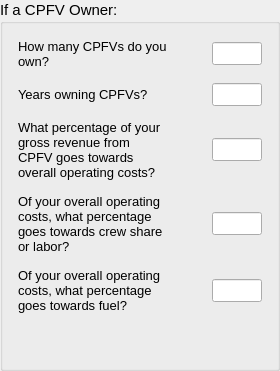
        <widget class="QGroupBox" name="vessel_info_2" >
         <property name="font" >
          <font>
           <pointsize>11</pointsize>
          </font>
         </property>
         <property name="title" >
          <string>If a CPFV Owner:</string>
         </property>
         <layout class="QVBoxLayout" >
          <item>
           <widget class="QWidget" native="1" name="ves_license_4" >
            <property name="font" >
             <font>
              <pointsize>10</pointsize>
             </font>
            </property>
            <layout class="QHBoxLayout" >
             <property name="spacing" >
              <number>4</number>
             </property>
             <property name="leftMargin" >
              <number>4</number>
             </property>
             <property name="topMargin" >
              <number>4</number>
             </property>
             <property name="rightMargin" >
              <number>4</number>
             </property>
             <property name="bottomMargin" >
              <number>4</number>
             </property>
             <item>
              <widget class="QLabel" name="federal_vessel_id_text_3" >
               <property name="minimumSize" >
                <size>
                 <width>150</width>
                 <height>0</height>
                </size>
               </property>
               <property name="maximumSize" >
                <size>
                 <width>150</width>
                 <height>16777215</height>
                </size>
               </property>
               <property name="font" >
                <font>
                 <pointsize>10</pointsize>
                </font>
               </property>
               <property name="text" >
                <string>How many CPFVs do you own?</string>
               </property>
               <property name="wordWrap" >
                <bool>true</bool>
               </property>
              </widget>
             </item>
             <item>
              <spacer>
               <property name="orientation" >
                <enum>Qt::Horizontal</enum>
               </property>
               <property name="sizeHint" >
                <size>
                 <width>40</width>
                 <height>20</height>
                </size>
               </property>
              </spacer>
             </item>
             <item>
              <widget class="QLineEdit" name="cpfv_num_own_line" >
               <property name="enabled" >
                <bool>true</bool>
               </property>
               <property name="minimumSize" >
                <size>
                 <width>50</width>
                 <height>0</height>
                </size>
               </property>
               <property name="maximumSize" >
                <size>
                 <width>50</width>
                 <height>16777215</height>
                </size>
               </property>
               <property name="font" >
                <font>
                 <pointsize>10</pointsize>
                </font>
               </property>
               <property name="text" >
                <string/>
               </property>
              </widget>
             </item>
            </layout>
           </widget>
          </item>
          <item>
           <widget class="QWidget" native="1" name="ves_license_5" >
            <property name="font" >
             <font>
              <pointsize>10</pointsize>
             </font>
            </property>
            <layout class="QHBoxLayout" >
             <property name="spacing" >
              <number>4</number>
             </property>
             <property name="leftMargin" >
              <number>4</number>
             </property>
             <property name="topMargin" >
              <number>4</number>
             </property>
             <property name="rightMargin" >
              <number>4</number>
             </property>
             <property name="bottomMargin" >
              <number>4</number>
             </property>
             <item>
              <widget class="QLabel" name="federal_vessel_id_text_4" >
               <property name="minimumSize" >
                <size>
                 <width>150</width>
                 <height>0</height>
                </size>
               </property>
               <property name="maximumSize" >
                <size>
                 <width>150</width>
                 <height>16777215</height>
                </size>
               </property>
               <property name="font" >
                <font>
                 <pointsize>10</pointsize>
                </font>
               </property>
               <property name="text" >
                <string>Years owning CPFVs?</string>
               </property>
               <property name="wordWrap" >
                <bool>true</bool>
               </property>
              </widget>
             </item>
             <item>
              <spacer>
               <property name="orientation" >
                <enum>Qt::Horizontal</enum>
               </property>
               <property name="sizeHint" >
                <size>
                 <width>40</width>
                 <height>20</height>
                </size>
               </property>
              </spacer>
             </item>
             <item>
              <widget class="QLineEdit" name="cpfv_yr_own_line" >
               <property name="enabled" >
                <bool>true</bool>
               </property>
               <property name="minimumSize" >
                <size>
                 <width>50</width>
                 <height>0</height>
                </size>
               </property>
               <property name="maximumSize" >
                <size>
                 <width>50</width>
                 <height>16777215</height>
                </size>
               </property>
               <property name="font" >
                <font>
                 <pointsize>10</pointsize>
                </font>
               </property>
               <property name="text" >
                <string/>
               </property>
              </widget>
             </item>
            </layout>
           </widget>
          </item>
          <item>
           <widget class="QWidget" native="1" name="home_port_23" >
            <property name="font" >
             <font>
              <pointsize>10</pointsize>
             </font>
            </property>
            <layout class="QHBoxLayout" >
             <property name="spacing" >
              <number>4</number>
             </property>
             <property name="leftMargin" >
              <number>4</number>
             </property>
             <property name="topMargin" >
              <number>4</number>
             </property>
             <property name="rightMargin" >
              <number>4</number>
             </property>
             <property name="bottomMargin" >
              <number>4</number>
             </property>
             <item>
              <widget class="QLabel" name="landing_port_text_9" >
               <property name="minimumSize" >
                <size>
                 <width>150</width>
                 <height>0</height>
                </size>
               </property>
               <property name="maximumSize" >
                <size>
                 <width>150</width>
                 <height>16777215</height>
                </size>
               </property>
               <property name="font" >
                <font>
                 <pointsize>10</pointsize>
                </font>
               </property>
               <property name="text" >
                <string>What percentage of your gross revenue from CPFV goes towards overall operating costs?</string>
               </property>
               <property name="wordWrap" >
                <bool>true</bool>
               </property>
              </widget>
             </item>
             <item>
              <spacer>
               <property name="orientation" >
                <enum>Qt::Horizontal</enum>
               </property>
               <property name="sizeHint" >
                <size>
                 <width>40</width>
                 <height>20</height>
                </size>
               </property>
              </spacer>
             </item>
             <item>
              <widget class="QLineEdit" name="cpfv_operating_cost_line" >
               <property name="enabled" >
                <bool>true</bool>
               </property>
               <property name="minimumSize" >
                <size>
                 <width>50</width>
                 <height>0</height>
                </size>
               </property>
               <property name="maximumSize" >
                <size>
                 <width>50</width>
                 <height>16777215</height>
                </size>
               </property>
               <property name="font" >
                <font>
                 <pointsize>10</pointsize>
                </font>
               </property>
               <property name="text" >
                <string/>
               </property>
              </widget>
             </item>
            </layout>
           </widget>
          </item>
          <item>
           <widget class="QWidget" native="1" name="home_port_24" >
            <property name="font" >
             <font>
              <pointsize>10</pointsize>
             </font>
            </property>
            <layout class="QHBoxLayout" >
             <property name="spacing" >
              <number>4</number>
             </property>
             <property name="leftMargin" >
              <number>4</number>
             </property>
             <property name="topMargin" >
              <number>4</number>
             </property>
             <property name="rightMargin" >
              <number>4</number>
             </property>
             <property name="bottomMargin" >
              <number>4</number>
             </property>
             <item>
              <widget class="QLabel" name="landing_port_text_10" >
               <property name="minimumSize" >
                <size>
                 <width>150</width>
                 <height>0</height>
                </size>
               </property>
               <property name="maximumSize" >
                <size>
                 <width>150</width>
                 <height>16777215</height>
                </size>
               </property>
               <property name="font" >
                <font>
                 <pointsize>10</pointsize>
                </font>
               </property>
               <property name="text" >
                <string>Of your overall operating costs, what percentage goes towards crew share or labor?</string>
               </property>
               <property name="wordWrap" >
                <bool>true</bool>
               </property>
              </widget>
             </item>
             <item>
              <spacer>
               <property name="orientation" >
                <enum>Qt::Horizontal</enum>
               </property>
               <property name="sizeHint" >
                <size>
                 <width>40</width>
                 <height>20</height>
                </size>
               </property>
              </spacer>
             </item>
             <item>
              <widget class="QLineEdit" name="cpfv_labor_cost_line" >
               <property name="enabled" >
                <bool>true</bool>
               </property>
               <property name="minimumSize" >
                <size>
                 <width>50</width>
                 <height>0</height>
                </size>
               </property>
               <property name="maximumSize" >
                <size>
                 <width>50</width>
                 <height>16777215</height>
                </size>
               </property>
               <property name="font" >
                <font>
                 <pointsize>10</pointsize>
                </font>
               </property>
               <property name="text" >
                <string/>
               </property>
              </widget>
             </item>
            </layout>
           </widget>
          </item>
          <item>
           <widget class="QWidget" native="1" name="home_port_25" >
            <property name="font" >
             <font>
              <pointsize>10</pointsize>
             </font>
            </property>
            <layout class="QHBoxLayout" >
             <property name="spacing" >
              <number>4</number>
             </property>
             <property name="leftMargin" >
              <number>4</number>
             </property>
             <property name="topMargin" >
              <number>4</number>
             </property>
             <property name="rightMargin" >
              <number>4</number>
             </property>
             <property name="bottomMargin" >
              <number>4</number>
             </property>
             <item>
              <widget class="QLabel" name="landing_port_text_11" >
               <property name="minimumSize" >
                <size>
                 <width>150</width>
                 <height>0</height>
                </size>
               </property>
               <property name="maximumSize" >
                <size>
                 <width>150</width>
                 <height>16777215</height>
                </size>
               </property>
               <property name="font" >
                <font>
                 <pointsize>10</pointsize>
                </font>
               </property>
               <property name="text" >
                <string>Of your overall operating costs, what percentage goes towards fuel?</string>
               </property>
               <property name="wordWrap" >
                <bool>true</bool>
               </property>
              </widget>
             </item>
             <item>
              <spacer>
               <property name="orientation" >
                <enum>Qt::Horizontal</enum>
               </property>
               <property name="sizeHint" >
                <size>
                 <width>40</width>
                 <height>20</height>
                </size>
               </property>
              </spacer>
             </item>
             <item>
              <widget class="QLineEdit" name="cpfv_fuel_cost_line" >
               <property name="enabled" >
                <bool>true</bool>
               </property>
               <property name="minimumSize" >
                <size>
                 <width>50</width>
                 <height>0</height>
                </size>
               </property>
               <property name="maximumSize" >
                <size>
                 <width>50</width>
                 <height>16777215</height>
                </size>
               </property>
               <property name="font" >
                <font>
                 <pointsize>10</pointsize>
                </font>
               </property>
               <property name="text" >
                <string/>
               </property>
              </widget>
             </item>
            </layout>
           </widget>
          </item>
          <item>
           <spacer>
            <property name="orientation" >
             <enum>Qt::Vertical</enum>
            </property>
            <property name="sizeHint" >
             <size>
              <width>20</width>
              <height>40</height>
             </size>
            </property>
           </spacer>
          </item>
         </layout>
        </widget>
